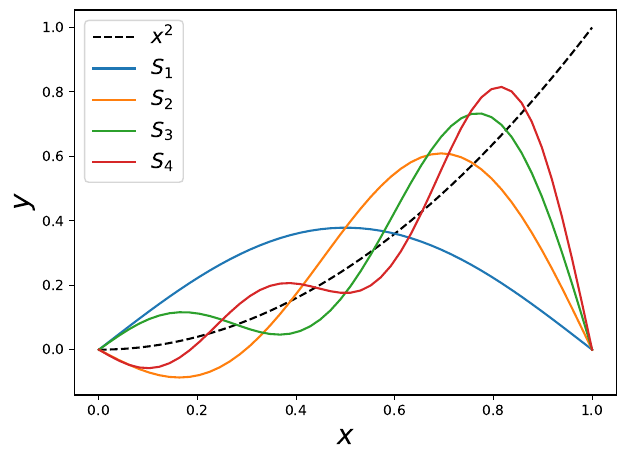

This chart was generated by the following Python code:
#!/usr/bin/env python3

import numpy as np
import matplotlib.pyplot as plt

def A(n):
    return 2*((2 - np.pi**2*n**2)*(-1)**n - 2)/(np.pi**3*n**3)


fig,ax = plt.subplots(nrows=1,ncols=1,figsize=(7,5))

x  = np.linspace(0,1)
f1 = x**2 
ax.plot(x,f1,'k--',label=r'$x^{2}$')

f = np.zeros(len(x))
for m in range(1,5):
    f += A(m)*np.sin(m*np.pi*x)
    ax.plot(x,f,label=r'$S_{%d}$'%m)

ax.set_xlabel(r'$x$',size=20)
ax.set_ylabel(r'$y$',size=20)
ax.legend(fontsize=15)
fig.savefig('prob5_1_2a.pdf',bbox_inches='tight')
#plt.show()


